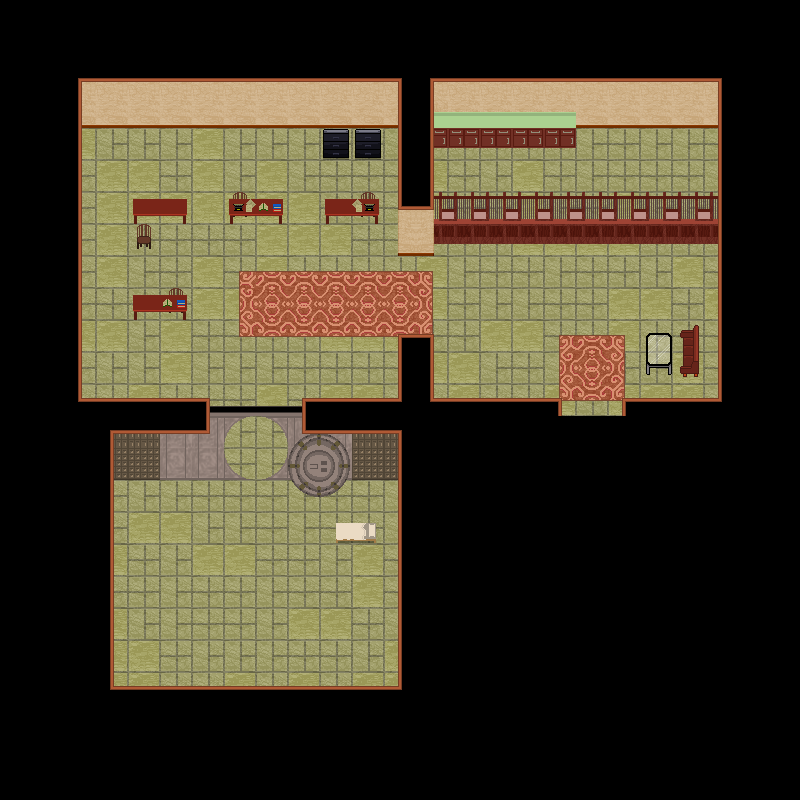

This game map was drawn from its Tiled (.tmx) file and the tilesets committed beside it. A one-line description and the trimmed map source follow:
An orthogonal 25x25 tile map with 32x32 px tiles, 5 tile layers (Ground Layer, Ground Layer 2, Player Layer, Wall Layer, ...).

<map version="1.0" orientation="orthogonal" renderorder="right-down" width="25" height="25" tilewidth="32" tileheight="32" nextobjectid="1">
 <tileset firstgid="1" name="hollowspringsinterior" tilewidth="32" tileheight="32" tilecount="375">
  <image source="../Tilesets/hollowspringsinterior.png" width="480" height="800" />
 </tileset>
 <layer name="Ground Layer" width="25" height="25">
  <data>[625 cells, 462 non-empty, 3 distinct tile ids]</data>
 </layer>
 <layer name="Ground Layer 2" width="25" height="25">
  <data>[625 cells, 40 non-empty, 9 distinct tile ids]</data>
 </layer>
 <layer name="Player Layer" width="25" height="25">
  <data>[625 cells, 50 non-empty, 15 distinct tile ids]</data>
 </layer>
 <layer name="Wall Layer" width="25" height="25">
  <data>[625 cells, 68 non-empty, 17 distinct tile ids]</data>
 </layer>
 <layer name="Wall Layer 2" width="25" height="25">
  <data>[625 cells, 409 non-empty, 5 distinct tile ids]</data>
 </layer>
</map>
